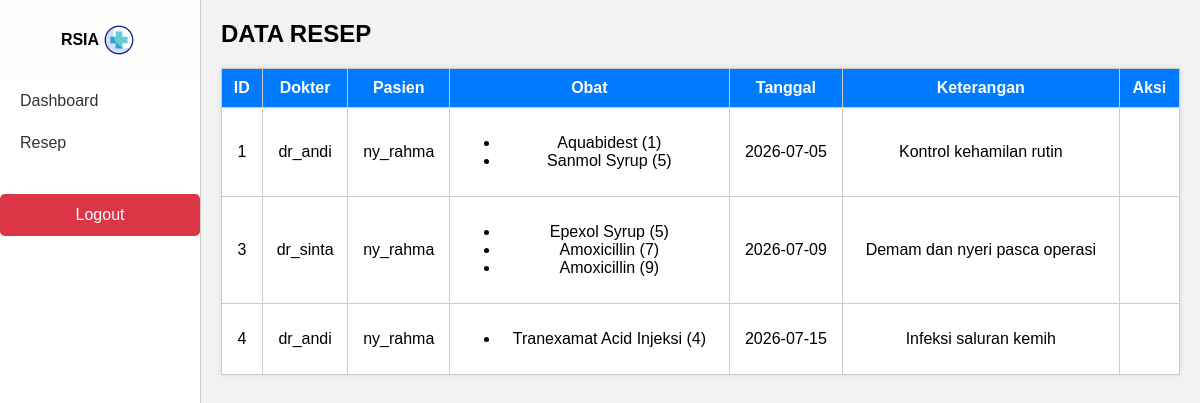
The page /resep/ (signed in) on the database its author committed.
### app/models.py (models this page shows, shortened)
class Resep(db.Model):
    id = db.Column(db.Integer, primary_key=True)
    dokter_id = db.Column(db.Integer, db.ForeignKey('user.id'), nullable=False)
    pasien_id = db.Column(db.Integer, db.ForeignKey('user.id'), nullable=False)
    tanggal = db.Column(db.Date, nullable=False)
    keterangan = db.Column(db.String(255))
    dokter = db.relationship('User', foreign_keys=[dokter_id])
    pasien = db.relationship('User', foreign_keys=[pasien_id])
    items = db.relationship('ResepItem', back_populates='resep', cascade='all, delete-orphan')

class User(db.Model, UserMixin):
    id = db.Column(db.Integer, primary_key=True)
    username = db.Column(db.String(150), unique=True)
    password = db.Column(db.String(200))
    role_id = db.Column(
        db.Integer,
        db.ForeignKey('role.id', name='fk_user_role'),
        nullable=True
    )

class ResepItem(db.Model):
    id = db.Column(db.Integer, primary_key=True)
    resep_id = db.Column(db.Integer, db.ForeignKey('resep.id'), nullable=False)
    penggunaan_id = db.Column(db.Integer, db.ForeignKey('penggunaan_obat.id'), nullable=False)
    jumlah = db.Column(db.Integer, nullable=False, default=1)  # Tambahan
    resep = db.relationship('Resep', back_populates='items')
    penggunaan = db.relationship('PenggunaanObat', back_populates='resep_items')

class Obat(db.Model):
    id = db.Column(db.Integer, primary_key=True)
    nama = db.Column(db.String(100), nullable=False)
    kategori = db.Column(db.String(50), nullable=False)
    satuan = db.Column(db.String(20), nullable=False)
    harga = db.Column(db.Integer, nullable=False)
    stok = db.Column(db.Integer, nullable=False)
    tanggal_kadaluarsa = db.Column(db.Date, nullable=False)

### app/routes/resep.py (the view)
@bp.route("/")
@login_required
def index():
    if current_user.role.name == 'pasien':
        resep_list = Resep.query.filter_by(pasien_id=current_user.id).all()
        pasien_list = []
        penggunaan_list = []
    else:
        resep_list = Resep.query.all()
        pasien_list = User.query.filter(User.role.has(name='pasien')).all()
        penggunaan_list = PenggunaanObat.query.filter(
            ~PenggunaanObat.resep_items.any()
        ).all()
    return render_template(
        "resep.html",
        reseps=resep_list,
        pasien_list=pasien_list,
        penggunaan_list=penggunaan_list
    )

### app/routes/auth.py (called while the page is built)
@login_manager.user_loader
def load_user(user_id):
    return User.query.get(int(user_id))

### app/templates/resep.html (shortened to what this page needs)
<!DOCTYPE html>
<html lang="id">
<head>
</head>
<body>
<div class="sidebar">
  <div class="sidebar-header">
    <span class="sidebar-title">RSIA</span>
    <img src="{{ url_for('static', filename='icons/rs.gif') }}" width="40">
  </div>
<a href="{{ url_for('dashboard.index') }}" class="{% if request.endpoint.startswith('dashboard') %}active{% endif %}">Dashboard</a>
  {% if current_user.is_authenticated and current_user.role %}
    {% if current_user.role.name == 'admin' %}
      <a href="{{ url_for('user.index') }}">User</a>
      <a href="{{ url_for('role.index') }}">Hak Akses</a>
      <a href="{{ url_for('obat.index') }}">Obat</a>
      <a href="{{ url_for('permintaan.index') }}">Permintaan</a>
      <a href="{{ url_for('penggunaan.index') }}">Penggunaan Obat</a>
      <a class="active" href="{{ url_for('resep.index') }}">Resep</a>
      <a href="{{ url_for('peramalan.index') }}">Peramalan</a>
    {% elif current_user.role.name == 'dokter' %}
      <a class="active" href="{{ url_for('resep.index') }}">Resep</a>
    {% elif current_user.role.name == 'pasien' %}
      <a href="{{ url_for('resep.index') }}">Resep</a>
    {% endif %}
  {% endif %}
  <a href="{{ url_for('auth.logout') }}" class="logout">Logout</a>
</div>
<div class="main">
  <h2>DATA RESEP</h2>
  <table>
    <thead>
      <tr>
        <th>ID</th>
        <th>Dokter</th>
        <th>Pasien</th>
        <th>Obat</th>
        <th>Tanggal</th>
        <th>Keterangan</th>
        <th>Aksi</th>
      </tr>
    </thead>
    <tbody>
      {% for resep in reseps %}
      <tr>
        <td>{{ resep.id }}</td>
        <td>{{ resep.dokter.username }}</td>
        <td>{{ resep.pasien.username }}</td>
        <td>
          <ul>
            {% for item in resep.items %}
              <li>{{ item.penggunaan.obat.nama }} ({{ item.jumlah }})</li>
            {% endfor %}
          </ul>
        </td>
        <td>{{ resep.tanggal.strftime('%Y-%m-%d') }}</td>
        <td>{{ resep.keterangan }}</td>
        <td>
        </td>
      </tr>
      {% endfor %}
    </tbody>
  </table>
</div>
</body>
</html>

### app/templates/resep.html (style rules this page uses)
body { margin: 0; font-family: Arial, sans-serif; background: #f2f2f2; display: flex; }
.sidebar { width: 200px; background-color: #ffffff; height: 100vh; border-right: 1px solid #ccc; padding-top: 0; }
.sidebar-header { background-color: #fdfdfd; padding: 20px 0; display: flex; justify-content: center; align-items: center; }
.sidebar-title { font-size: 16px; font-weight: bold; white-space: nowrap; }
.sidebar a { display: block; padding: 12px 20px; color: #333; text-decoration: none; }
.logout { background: #dc3545; color: white !important; text-align: center; display: inline-block; padding: 10px; margin-top: 30px; border-radius: 5px; text-decoration: none; }
.content, .main { padding: 20px; flex-grow: 1; }
h2 { margin-top: 0; }
table { width: 100%; border-collapse: collapse; background: white; margin-top: 20px; box-shadow: 0 0 5px rgba(0,0,0,0.1); }
th { background-color: #007bff; color: white; }
th, td { border: 1px solid #ccc; padding: 10px; text-align: center; vertical-align: middle; }
a { color: #007bff; text-decoration: none; }

### rows shown on the page
Resep: id "1", dokter.username "dr_andi", pasien.username "ny_rahma", tanggal "2026-07-05", keterangan "Kontrol kehamilan rutin"
ResepItem: penggunaan.obat.nama "Aquabidest", jumlah "1"
ResepItem: penggunaan.obat.nama "Sanmol Syrup", jumlah "5"
Resep: id "3", dokter.username "dr_sinta", pasien.username "ny_rahma", tanggal "2026-07-09", keterangan "Demam dan nyeri pasca operasi"
ResepItem: penggunaan.obat.nama "Epexol Syrup", jumlah "5"
ResepItem: penggunaan.obat.nama "Amoxicillin", jumlah "7"
ResepItem: penggunaan.obat.nama "Amoxicillin", jumlah "9"
Resep: id "4", dokter.username "dr_andi", pasien.username "ny_rahma", tanggal "2026-07-15", keterangan "Infeksi saluran kemih"
ResepItem: penggunaan.obat.nama "Tranexamat Acid Injeksi", jumlah "4"
